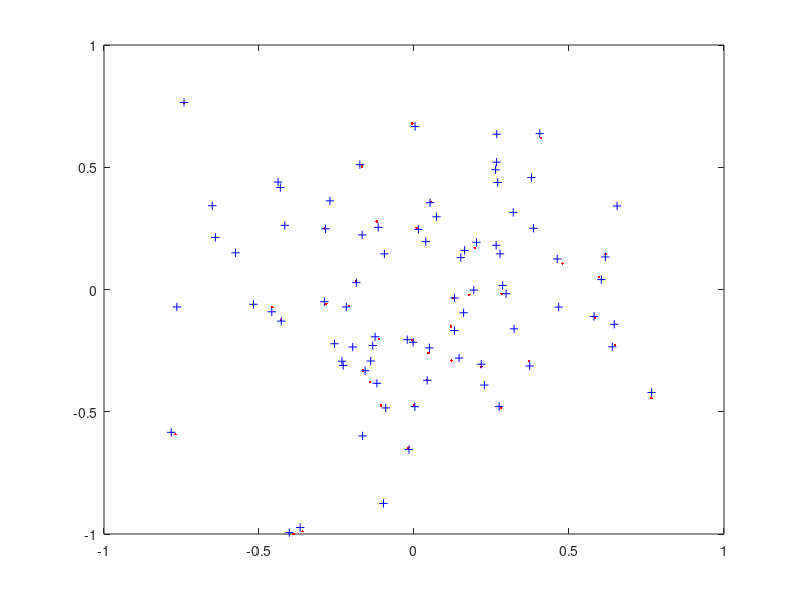

Write MATLAB code to recreate this figure. (Note: this script raises an error after producing the figure.)
%% test on synthetic data
inlier = 40;
outlier = 40;
sig = 0.03;

X = randn(inlier,2);
LX = inlier;
LY = inlier + outlier;
Yout = randn(outlier,2);
Y = [X+ sig*randn(inlier,2);Yout];

max_size = max(max(abs(X(:))),max(abs(Y(:))));

order = 1:LX;
%order = randperm(LX);
X = X(order,:);

XX = X/max_size;
YY = Y/max_size;
figure,plot(XX(:,1),XX(:,2),'r.',YY(:,1),YY(:,2),'b+')

gt = zeros(LX,LY);
for i = 1:LX
    gt(i,order(i)) = 1;
end
asgT.map = gt;

%% FRGM
option.M_exist = 0.01;%0.5
option.alpha2 = 1-0.01;%0.5
option.maxiter = 100;
option.active = 1;
option.q_norm = 1;
option.type = 'inner';

M = M_shape(XX,YY,1/8,2,0);

DX = M_points(XX,XX);
DY = M_points(YY,YY);
max_fact = max([max(DX(:)),max(DY(:))]);
DXX = DX/max_fact;
DYY = DY/max_fact;

SX = 1./(DXX + 1*(DXX==0)).*(DXX > 0);
SX = SX/max(SX(:));
%SX = (SX>0);

Map_ini = asgHun(-M);
sig = [0.5,0.5].^2;
weight = [1,1];
asgFRGM = FRGM_Gen(Map_ini,M,DXX,DYY,SX,option,asgT,sig,weight)

%% plot
map1 = asgHun(asgFRGM.map2);
%map1 = asgHun(Map_ini);
YP = YY;
YP(:,1) = YP(:,1) + 3;
YYP = map1*YP;

matched = zeros(1,length(order));
for ii = 1:length(order)
    matched1(ii) = find(map1(ii,:)==1);
    matched(ii) = (matched1(ii)==order(ii));
end
rate_end = sum(matched)/length(order)

SX1 = neighbor1(XX);SX1 = (SX1>0);
SX2 = neighbor1(YY);SX2 = (SX2>0);



figure('color','white');
plot(XX(:,1),XX(:,2),'r.','markersize',30);hold on;
for i=1:length(order)
    rep = find(SX1(i,:)==1);
    line([repmat(XX(i,1),length(rep)),XX(rep,1)]',[repmat(XX(i,2),length(rep)),XX(rep,2)]','color','k');
    hold on;
end
plot(YP(:,1),YP(:,2),'b.','markersize',20);hold on;
plot(YP(order,1),YP(order,2),'r.','markersize',30);hold on;
for i=1:(length(YP(:,1)))
    rep = find(SX2(i,:)==1);
    line([repmat(YP(i,1),length(rep)),YP(rep,1)]',[repmat(YP(i,2),length(rep)),YP(rep,2)]','color','k');
    hold on;
end
axis equal;
axis off;
line([XX(:,1),YYP(:,1)]',[XX(:,2),YYP(:,2)]','color','g','linewidth',2);
for ii = 1:length(order)
    if matched(ii)==0
        line([XX(ii,1),YYP(ii,1)],[XX(ii,2),YYP(ii,2)],'color','m','linewidth',2);hold on;
    end
end
